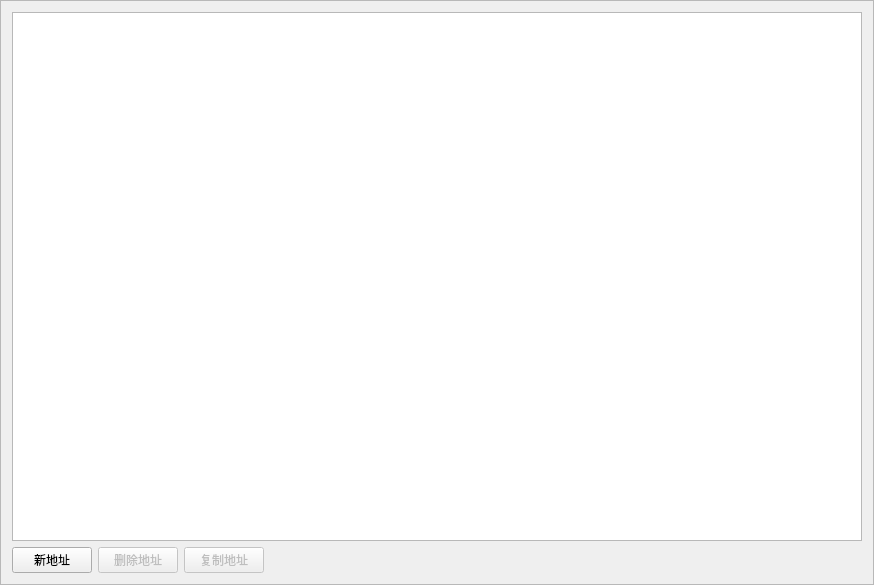
<?xml version="1.0" encoding="UTF-8"?>
<ui version="4.0">
 <class>AddressBookFrame</class>
 <widget class="QFrame" name="AddressBookFrame">
  <property name="geometry">
   <rect>
    <x>0</x>
    <y>0</y>
    <width>874</width>
    <height>585</height>
   </rect>
  </property>
  <property name="windowTitle">
   <string>帧</string>
  </property>
  <property name="frameShape">
   <enum>QFrame::StyledPanel</enum>
  </property>
  <property name="frameShadow">
   <enum>QFrame::Raised</enum>
  </property>
  <layout class="QVBoxLayout" name="verticalLayout">
   <item>
    <widget class="QTreeView" name="m_addressBookView"/>
   </item>
   <item>
    <layout class="QHBoxLayout" name="horizontalLayout">
     <item>
      <widget class="QPushButton" name="m_addAddressButton">
       <property name="text">
        <string>新地址</string>
       </property>
       <property name="icon">
        <iconset resource="../../resources.qrc">
         <normaloff>:/icons/add</normaloff>:/icons/add</iconset>
       </property>
      </widget>
     </item>
     <item>
      <widget class="QPushButton" name="m_deleteAddressButton">
       <property name="enabled">
        <bool>false</bool>
       </property>
       <property name="text">
        <string>删除地址</string>
       </property>
       <property name="icon">
        <iconset resource="../../resources.qrc">
         <normaloff>:/icons/remove</normaloff>:/icons/remove</iconset>
       </property>
      </widget>
     </item>
     <item>
      <widget class="QPushButton" name="m_copyAddressButton">
       <property name="enabled">
        <bool>false</bool>
       </property>
       <property name="text">
        <string>复制地址</string>
       </property>
       <property name="icon">
        <iconset resource="../../resources.qrc">
         <normaloff>:/icons/copy</normaloff>:/icons/copy</iconset>
       </property>
      </widget>
     </item>
     <item>
      <spacer name="horizontalSpacer">
       <property name="orientation">
        <enum>Qt::Horizontal</enum>
       </property>
       <property name="sizeHint" stdset="0">
        <size>
         <width>40</width>
         <height>20</height>
        </size>
       </property>
      </spacer>
     </item>
    </layout>
   </item>
  </layout>
 </widget>
 <resources>
  <include location="../../resources.qrc"/>
 </resources>
 <connections>
  <connection>
   <sender>m_addAddressButton</sender>
   <signal>clicked()</signal>
   <receiver>AddressBookFrame</receiver>
   <slot>addClicked()</slot>
   <hints>
    <hint type="sourcelabel">
     <x>53</x>
     <y>556</y>
    </hint>
    <hint type="destinationlabel">
     <x>436</x>
     <y>292</y>
    </hint>
   </hints>
  </connection>
  <connection>
   <sender>m_deleteAddressButton</sender>
   <signal>clicked()</signal>
   <receiver>AddressBookFrame</receiver>
   <slot>deleteClicked()</slot>
   <hints>
    <hint type="sourcelabel">
     <x>148</x>
     <y>556</y>
    </hint>
    <hint type="destinationlabel">
     <x>436</x>
     <y>292</y>
    </hint>
   </hints>
  </connection>
  <connection>
   <sender>m_copyAddressButton</sender>
   <signal>clicked()</signal>
   <receiver>AddressBookFrame</receiver>
   <slot>copyClicked()</slot>
   <hints>
    <hint type="sourcelabel">
     <x>243</x>
     <y>556</y>
    </hint>
    <hint type="destinationlabel">
     <x>436</x>
     <y>292</y>
    </hint>
   </hints>
  </connection>
 </connections>
 <slots>
  <slot>addClicked()</slot>
  <slot>deleteClicked()</slot>
  <slot>copyClicked()</slot>
 </slots>
</ui>
